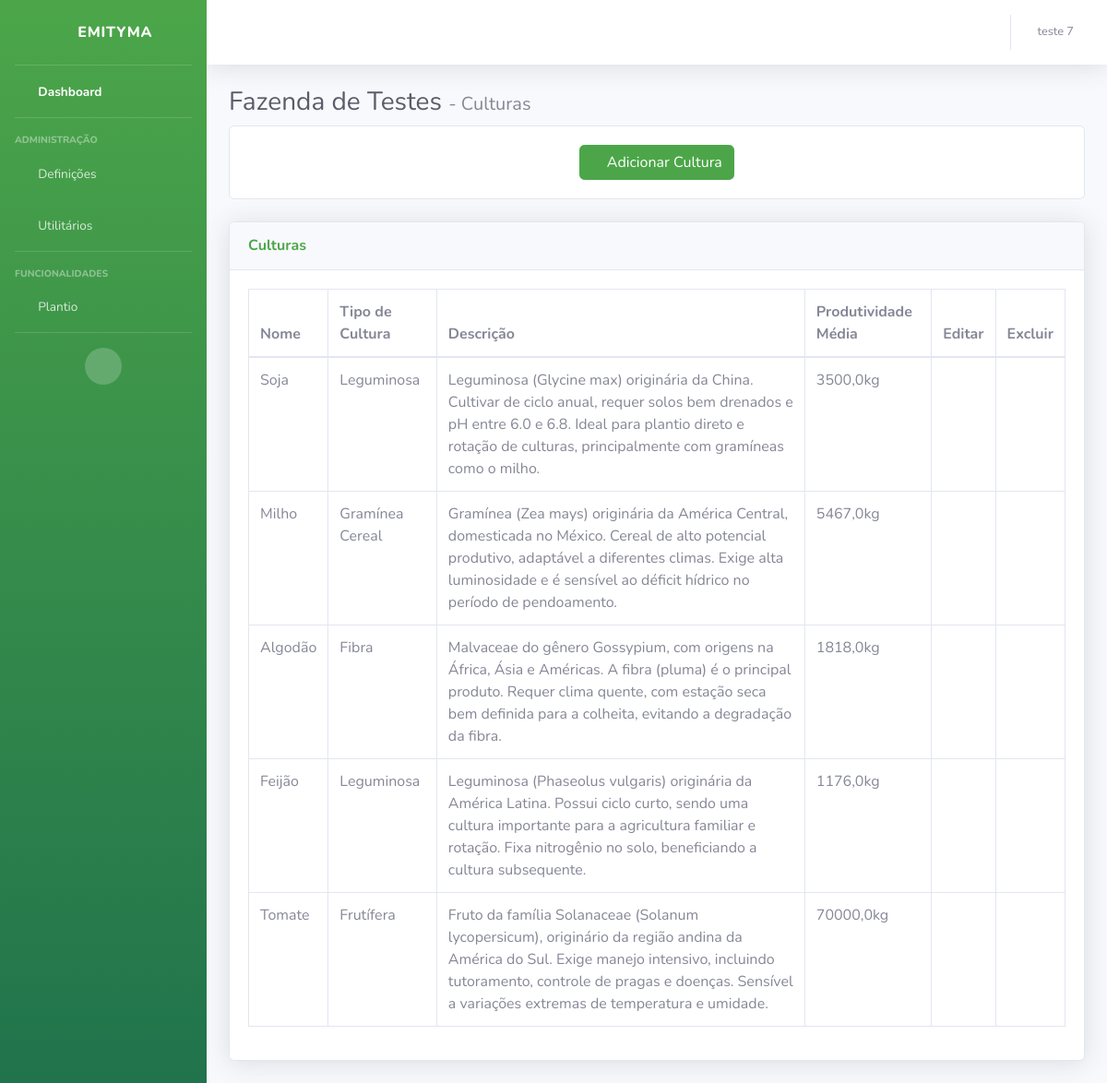
/dashboard/fazenda/fazenda-de-testes/culturas/ (signed in), run on the app's committed database.
### usuario/models.py (models this page shows)
class Usuario(models.Model):
    usuario_id          = models.AutoField(primary_key=True, verbose_name="ID")
    usuario_nome        = models.CharField(max_length=80, unique=True, verbose_name="Nome")
    usuario_email       = models.EmailField(max_length=80, unique=True, verbose_name="Email")
    usuario_senha       = models.CharField(max_length=30, unique=False, verbose_name="Senha")
    usuario_dtCriacao   = models.DateField(auto_now_add=True, verbose_name="Data de Criação")
    usuario_imagem      = models.ImageField(upload_to='fotos/usuario', blank=True, verbose_name="Imagem")

### core/models.py (models this page shows, shortened)
class Fazenda(models.Model):
    id_fazenda      = models.AutoField(primary_key=True, verbose_name="ID Fazenda")
    nome            = models.CharField(max_length=50, verbose_name="Nome")
    proprietario    = models.CharField(max_length=50, verbose_name="Proprietário")
    uf              = models.CharField(max_length=2, verbose_name="UF")
    cidade          = models.CharField(max_length=50, verbose_name="Cidade")
    email           = models.EmailField(max_length=50, verbose_name="Email")
    telefone        = models.CharField(max_length=30, verbose_name="Telefone")
    tamanho         = models.FloatField(max_length=20, verbose_name="Tamanho (ha)")
    slug            = models.SlugField(max_length=60, unique=True, blank=True)
    usuarios = models.ManyToManyField(
        Usuario,
        through='UsuarioFazenda',
        related_name='fazendas'
    )
    class Meta:
        verbose_name = "Fazenda"
        verbose_name_plural = "Fazendas"

class Cultura(models.Model):
    TIPO_CULTURA_CHOICES = [
        ('GC', 'Gramínea Cereal'),
        ('GR', 'Gramínea Forrageira'),
        ('LG', 'Leguminosa'),
        ('PC', 'Planta de Cobertura'),
        ('FR', 'Frutífera'),
        ('FB', 'Fibra'),
    ]
    nome                = models.CharField(max_length=50)
    tp_cultura          = models.CharField(max_length=2, choices=TIPO_CULTURA_CHOICES)  # GC, GR, LG, PC, FR, FB
    descricao           = models.CharField(max_length=500)
    produtividade_media = models.FloatField(help_text="kg por hectare")
    fazenda             = models.ForeignKey(Fazenda, on_delete=models.CASCADE, related_name='culturas')

### dashboard/views.py (the view)
# urls.py: path('fazenda/<slug:slug>/culturas/', views.culturas, name='culturas'),
def culturas(request, slug):
    usuario_id = request.session.get('usuario_id')
    if not usuario_id:
        return redirect('entrar')
    usuario = Usuario.objects.get(usuario_id=usuario_id)
    fazenda = get_object_or_404(Fazenda, slug=slug)
    usuario_fazenda = UsuarioFazenda.objects.get(fazenda=fazenda, usuario=usuario)
    nivel_acesso = usuario_fazenda.nivel_acesso
    culturas = Cultura.objects.filter(fazenda=fazenda)
    return render(request, 'dashboard/culturas.html', {
        'fazenda': fazenda,
        'usuario': usuario,
        'nivel_acesso': nivel_acesso,
        'culturas': culturas,
    })

### templates/dashboard/culturas.html (shortened to what this page needs)
{% load static %}
<!DOCTYPE html>
<html lang="pt-br">
<head>
    <link href="{% static 'vendor/fontawesome-free/css/all.min.css' %}" rel="stylesheet" type="text/css">
    <link href="{% static 'css/dashboard.css' %}" rel="stylesheet">
</head>
<body id="page-top">
    {% include "dashboard/sidebar.html" %}
    <div class="container-fluid">
        <h1 class="h3 mb-2 text-gray-800">{{ fazenda.nome }} <span class="h5 text-gray-600">- Culturas</span> </h1>
        {% if nivel_acesso != "Operador" %}
        <div class="card mb-4">
            <div class="card-body d-flex justify-content-center">
                <button type="button" class="btn btn-success mx-2" data-toggle="modal" data-target="#modalCultura">
                    <i class="fas fa-plus"></i> Adicionar Cultura
                </button>
            </div>
        </div>
        {% endif %}
        <div class="card shadow mb-4">
            <div class="card-header py-3">
                <h6 class="m-0 font-weight-bold text-success">Culturas</h6>
            </div>
            <div class="card-body">
                <div class="table-responsive">
                    <table class="table table-bordered" id="dataTable" width="100%" cellspacing="0">
                        <thead>
                            <tr>
                                <th>Nome</th>
                                <th>Tipo de Cultura</th>
                                <th>Descrição</th>
                                <th>Produtividade Média</th>
                                {% if nivel_acesso != "Operador" %}
                                <th>Editar</th>
                                <th>Excluir</th>
                                {% endif %}
                            </tr>
                        </thead>
                        <tbody>
                            {% if culturas %}
                                {% for cultura in culturas %}
                                <tr>
                                    <td>{{ cultura.nome }}</td>
                                    <td>{{ cultura.get_tp_cultura_display }}</td>
                                    <td>{{ cultura.descricao }}</td>
                                    <td>{{ cultura.produtividade_media }}kg</td>
                                    {% if nivel_acesso != "Operador" %}
                                    <td>
                                        <button
                                            type="button"
                                            class="btn btn-sm btn-link"
                                            title="Editar"
                                            data-toggle="modal"
                                            data-target="#modalEditarCultura"
                                            data-id="{{ cultura.id }}"
                                            data-nome="{{ cultura.nome }}"
                                            data-tp_cultura="{{ cultura.tp_cultura }}"
                                            data-descricao="{{ cultura.descricao }}"
                                            data-produtividade_media="{{ cultura.produtividade_media }}">
                                            <i class="fas fa-edit text-primary"></i>
                                        </button>
                                    </td>
                                    <td>
                                        <form method="post" action="{% url 'excluir_cultura' slug=fazenda.slug %}" style="display:inline;">
                                            <button
                                                type="submit"
                                                class="btn btn-sm btn-link"
                                                title="Excluir">
                                                <i class="fas fa-trash-alt text-danger"></i>
                                            </button>
                                        </form>
                                    </td>
                                    {% endif %}
                                </tr>
                                {% endfor %}
                            {% else %}
                                <tr>
                                    <td colspan="{% if nivel_acesso != 'Operador' %}6{% else %}5{% endif %}" class="text-center">
                                        Nenhuma cultura cadastrada.<br>
                                    </td>
                                </tr>
                            {% endif %}
                        </tbody>
                    </table>
                </div>
            </div>
        </div>
    </div>
</body>
</html>

### templates/dashboard/sidebar.html (shortened to what this page needs)
{% load static %}
<div id="wrapper">
    <ul class="navbar-nav bg-gradient-success sidebar sidebar-dark accordion" id="accordionSidebar">
            <a class="sidebar-brand d-flex align-items-center justify-content-center" href="">
                <div class="sidebar-brand-icon rotate-n-15">
                    <i class="fas fa-laugh-wink" ></i>
                </div>
                <div class="sidebar-brand-text mx-3">Emityma</div>
            </a>
            <hr class="sidebar-divider my-0">
            <li class="nav-item active">
                <a class="nav-link" href="{% url 'dashboard_home' slug=fazenda.slug %}">
                    <i class="fas fa-fw fa-tachometer-alt"></i>
                    <span>Dashboard</span></a>
            </li>
            <hr class="sidebar-divider">
            {% if nivel_acesso == "Administrador" or nivel_acesso == "Gerente" %}
            <div class="sidebar-heading">
                Administração
            </div>
            <li class="nav-item">
                <a class="nav-link collapsed" href="#" data-toggle="collapse" data-target="#collapseTwo"
                    aria-expanded="true" aria-controls="collapseTwo">
                    <i class="fas fa-fw fa-cog"></i>
                    <span>Definições</span>
                </a>
            </li>
            {% endif %}
            <li class="nav-item">
                <a class="nav-link collapsed" href="#" data-toggle="collapse" data-target="#collapseUtilities"
                    aria-expanded="true" aria-controls="collapseUtilities">
                    <i class="fas fa-fw fa-wrench"></i>
                    <span>Utilitários</span>
                </a>
            </li>
            <hr class="sidebar-divider">
            <div class="sidebar-heading">
                Funcionalidades
            </div>
            <li class="nav-item">
                <a class="nav-link collapsed" href="#" data-toggle="collapse" data-target="#collapsePages"
                    aria-expanded="true" aria-controls="collapsePages">
                    <i class="fas fa-fw fa-folder"></i>
                    <span>Plantio</span>
                </a>
            </li>
            <hr class="sidebar-divider d-none d-md-block">
            <div class="text-center d-none d-md-inline">
                <button class="rounded-circle border-0" id="sidebarToggle"></button>
            </div>
        </ul>
        <div id="content-wrapper" class="d-flex flex-column">
            <div id="content">
                <nav class="navbar navbar-expand navbar-light bg-white topbar mb-4 static-top shadow">
                    <ul class="navbar-nav ml-auto">
                        <li class="nav-item dropdown no-arrow">
                            <a class="nav-link dropdown-toggle" href="#" id="userDropdown" role="button"
                                data-toggle="dropdown" aria-haspopup="true" aria-expanded="false">
                                <span class="mr-2 d-none d-lg-inline text-gray-600 small">{{ usuario.usuario_nome }}</span>
                            </a>
                        </li>
                    </ul>
                </nav>

### data on the page
Usuario: usuario_nome "teste 7"
Fazenda: nome "Fazenda de Testes"
Cultura: nome "Soja", tp_cultura "Leguminosa", descricao "Leguminosa (Glycine max) originária da China. Cultivar de ciclo anual, requer solos bem drenados e pH entre 6.0 e 6.8. Ideal para plantio direto e rotação de culturas, principalmente com gramíneas como o milho.", produtividade_media "3500,0"
Cultura: nome "Milho", tp_cultura "Gramínea Cereal", descricao "Gramínea (Zea mays) originária da América Central, domesticada no México. Cereal de alto potencial produtivo, adaptável a diferentes climas. Exige alta luminosidade e é sensível ao déficit hídrico no período de pendoamento.", produtividade_media "5467,0"
Cultura: nome "Algodão", tp_cultura "Fibra", descricao "Malvaceae do gênero Gossypium, com origens na África, Ásia e Américas. A fibra (pluma) é o principal produto. Requer clima quente, com estação seca bem definida para a colheita, evitando a degradação da fibra.", produtividade_media "1818,0"
Cultura: nome "Feijão", tp_cultura "Leguminosa", descricao "Leguminosa (Phaseolus vulgaris) originária da América Latina. Possui ciclo curto, sendo uma cultura importante para a agricultura familiar e rotação. Fixa nitrogênio no solo, beneficiando a cultura subsequente.", produtividade_media "1176,0"
Cultura: nome "Tomate", tp_cultura "Frutífera", descricao "Fruto da família Solanaceae (Solanum lycopersicum), originário da região andina da América do Sul. Exige manejo intensivo, incluindo tutoramento, controle de pragas e doenças. Sensível a variações extremas de temperatura e umidade.", produtividade_media "70000,0"
